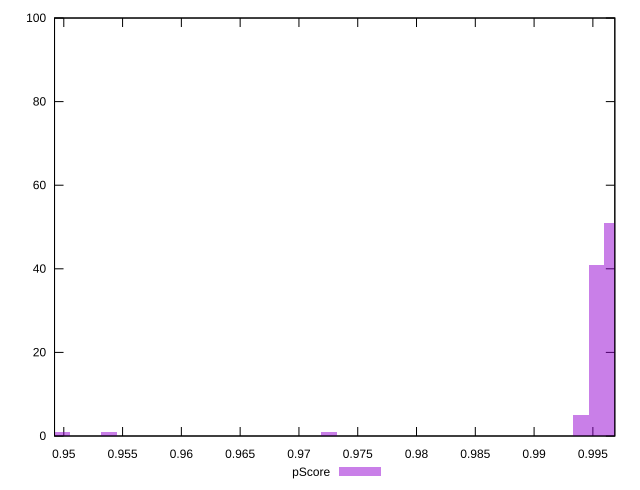

Write gnuplot code to recreate this figure.
reset

$pScore <<EOF
0.9725612898099734 1
0.993965664826424 5
0.9953034382649522 41
0.9966412117034803 51
0.9498191413549947 1
0.9538324616705791 1
EOF

set key outside below
set boxwidth 0.0013377734385281615
set xrange [0.9492123923681572:0.996866597516849]
set yrange [0:100]
set trange [0:100]
set style fill transparent solid 0.5 noborder
set terminal svg size 640, 490 enhanced background rgb 'white'
set output "reports/report_00033_2021-03-01T14-23-16.841Z/mainthread-work-breakdown/samples/astro-inner-cached/pScore/histogram.svg"

plot $pScore title "pScore" with boxes

reset
